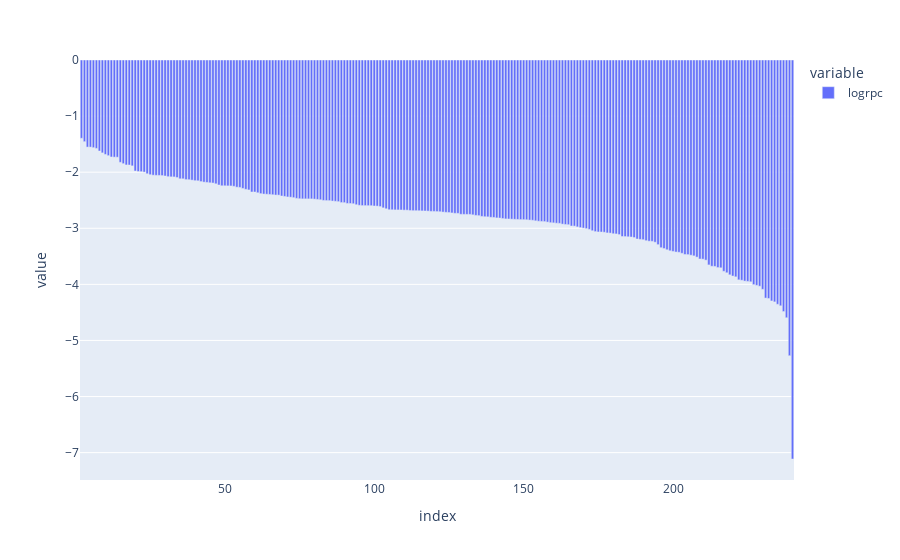

Write notebook code for a chart like this one.
### Markdown cell above
That's better. But it still isn't particularly suitable for visualization in a
choropleth, since the per-country metric to color mapping is linear. Let's fix
that.

### Code cell
rpcpc['logrpc'] = np.log10(rpcpc['rpc'])
px.bar(rpcpc['logrpc']).show()

### Figure 1 — Plotly figure (JSON) as saved in the notebook; plotly's stock layout.template omitted (floating-point values rounded to 4 significant figures; data arrays with more than 128 entries replaced by an {"elided": "..."} marker saying what was removed)
{"data": [{"alignmentgroup": "True", "hovertemplate": "variable=logrpc<br>index=%{x}<br>value=%{y}<extra></extra>", "legendgroup": "logrpc", "marker": {"color": "#636efa", "pattern": {"shape": ""}}, "name": "logrpc", "offsetgroup": "logrpc", "orientation": "v", "showlegend": true, "textposition": "auto", "type": "bar", "x": {"elided": "239 int values"}, "xaxis": "x", "y": {"elided": "239 float values"}, "yaxis": "y"}], "layout": {"barmode": "relative", "legend": {"title": {"text": "variable"}, "tracegroupgap": 0}, "margin": {"t": 60}, "xaxis": {"anchor": "y", "domain": [0, 1], "title": {"text": "index"}}, "yaxis": {"anchor": "x", "domain": [0, 1], "title": {"text": "value"}}}}
